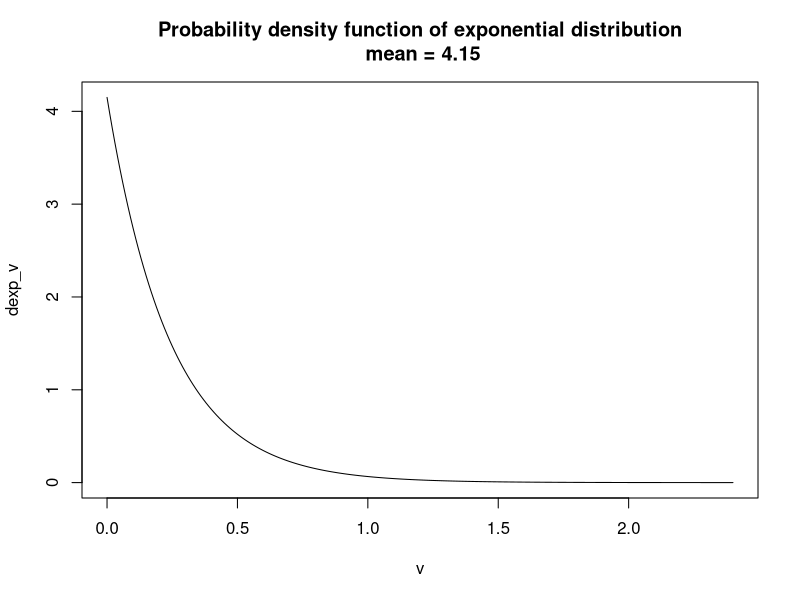
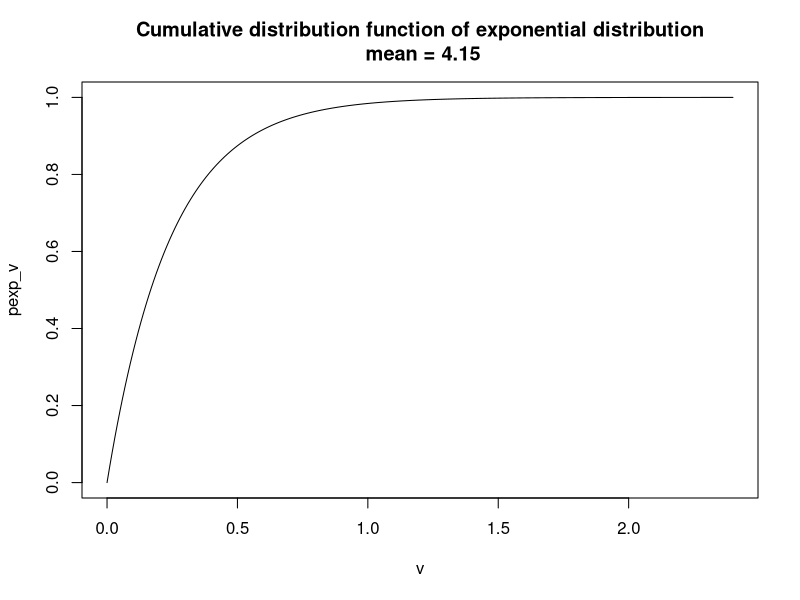

These charts were generated, in order, by the following R code:
## ---- chunk 1
rate <- 4.15
v <- seq(
  from = 0,
  to = 10/rate,
  by = 0.01
)
dexp_v <- dexp(
  x = v,
  rate = rate
)
plot(
  x = v,
  y = dexp_v,
  type = "l",
  main = "Probability density function of exponential distribution\n mean = 4.15"
)

## ---- chunk 2
pexp_v <- pexp(
  q = seq(
    from = 0,
    to = 10/rate,
    by = 0.01
  ),
  rate = rate
)
plot(
  x = v,
  y = pexp_v,
  type = "l",
  main = "Cumulative distribution function of exponential distribution\n mean = 4.15"
)
## ---- chunk 3
qexp(
  p = c(
    0,0.25,0.5,0.75,1
  ),
  rate = rate
)
